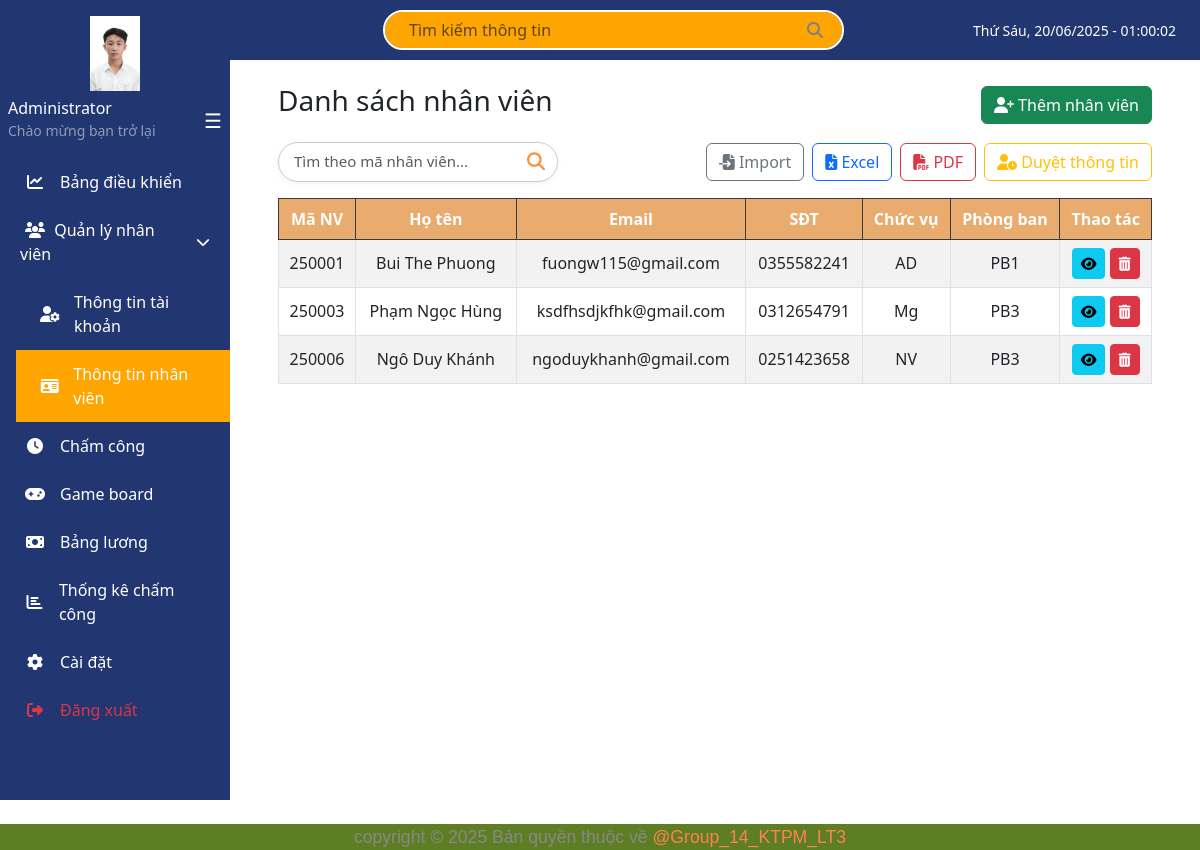
The page /ttnhanvien/list (signed in) on the database its author committed.
### app/models/employee.py (models this page shows)
class EmployeeInfo(db.Model):
    __tablename__ = 'employee_info'
    MaNV = db.Column(
    db.String(10),
    db.ForeignKey('user.employee_code', name='fk_employee_info_user'),
    primary_key=True
)
    TenNV = db.Column(db.String(100))
    SDT = db.Column(db.String(20))
    Email = db.Column(db.String(100))
    NgaySinh = db.Column(db.Date)
    Gioitinh = db.Column(db.String(10))
    NoiSinh = db.Column(db.String(100))
    QuocTich = db.Column(db.String(50))
    MAHD = db.Column(db.String(50))
    MaPB = db.Column(db.String(50))
    MaCV = db.Column(db.String(50))   # ✅ Sửa lại đúng tên
    Luong = db.Column(db.Float)
    Da_duyet = db.Column(db.Boolean, default=False)
    user = db.relationship("User", back_populates="employee_info", uselist=False)

### app/routes/InforEmployee.py (the view)
@infor_employee_bp.route('/list')
@login_required
@role_required('admin', 'manager')
def list_all_employees():
    query = request.args.get('query', '').strip()
    if query:
        danh_sach = EmployeeInfo.query.filter(EmployeeInfo.MaNV.contains(query)).all()
    else:
        danh_sach = EmployeeInfo.query.all()
    pending_count = PendingEmployeeInfo.query.count()
    return render_with_role('employee/employee_list.html', danh_sach=danh_sach, pending_count=pending_count)

### app/utils/render_with_role_layout.py (called while the page is built)
def render_with_role(template_name, **context):
    role = getattr(current_user, 'role', None)
    if role == 'admin':
        layout = 'layouts/base_admin.html'
    elif role == 'manager':
        layout = 'layouts/base_manager.html'
    else:
        layout = 'layouts/base_employee.html'
    return render_template(template_name, layout=layout, **context)

### app/templates/employee/employee_list.html (shortened to what this page needs)
{% extends layout %}
{% block content %}
<div class="container-fluid px-4">
    <div class="d-flex justify-content-between align-items-center mb-3">
        <h3>Danh sách nhân viên</h3>
        <a href="{{ url_for('infor_employee.add_employee_info') }}" class="btn btn-success">
            <i class="fas fa-user-plus"></i> Thêm nhân viên
        </a>
    </div>
    <div class="d-flex justify-content-between align-items-center mb-3">
        <form class="d-flex" method="GET" action="{{ url_for('infor_employee.list_all_employees') }}">
    <div class="search-box">
        <input type="text" name="query" class="form-control" placeholder="Tìm theo mã nhân viên..." value="{{ request.args.get('query', '') }}">
        <button type="submit">
            <i class="fas fa-search" ></i>
        </button>
    </div>
</form>
        <div class="d-flex gap-2">
            <form method="POST" enctype="multipart/form-data" action="{{ url_for('infor_employee.import_employees') }}">
                <label class="btn btn-outline-secondary mb-0">
                    <i class="fas fa-file-import"></i> Import
                </label>
            </form>
            <a href="{{ url_for('infor_employee.export_employees') }}" class="btn btn-outline-primary">
                <i class="fas fa-file-excel"></i> Excel
            </a>
            <a href="{{ url_for('infor_employee.export_employees_pdf') }}" class="btn btn-outline-danger">
                <i class="fas fa-file-pdf"></i> PDF
            </a>
            <a href="{{ url_for('infor_employee.pending_approval') }}" class="btn btn-outline-warning position-relative">
                <i class="fas fa-user-clock"></i> Duyệt thông tin
            </a>
        </div>
    </div>
    <table class="table table-bordered table-hover table-striped">
        <thead class="table-dark text-center">
            <tr>
                <th>Mã NV</th>
                <th>Họ tên</th>
                <th>Email</th>
                <th>SĐT</th>
                <th>Chức vụ</th>
                <th>Phòng ban</th>
                <th>Thao tác</th>
            </tr>
        </thead>
        <tbody>
            {% for nv in danh_sach %}
            <tr>
                <td>{{ nv.MaNV }}</td>
                <td>{{ nv.TenNV }}</td>
                <td>{{ nv.Email }}</td>
                <td>{{ nv.SDT }}</td>
                <td>{{ nv.MaCV }}</td>
                <td>{{ nv.MaPB }}</td>
                <td class="text-center">
                    <a href="{{ url_for('infor_employee.view_employee_detail', MaNV=nv.MaNV) }}" class="btn btn-sm btn-info" title="Xem chi tiết">
                        <i class="fas fa-eye"></i>
                    </a>
                    <form action="{{ url_for('infor_employee.delete_employee', MaNV=nv.MaNV) }}" method="post" style="display:inline-block;" class="delete-form">
                        <button type="submit" class="btn btn-sm btn-danger" title="Xóa">
                            <i class="fas fa-trash-alt"></i>
                        </button>
                    </form>
                </td>
            </tr>
            {% endfor %}
        </tbody>
    </table>
</div>
{% endblock %}

### app/static/css/base.css (style rules this page uses)
body { min-height: 100vh; font-family: 'Segoe UI', Tahoma, Geneva, Verdana, sans-serif; }

### app/templates/employee/employee_list.html (style rules this page uses)
.table th, .table td { vertical-align: middle; text-align: center; }
.table thead th { background-color: #e9ab6e; color: white; }
.search-box { display: flex; align-items: center; border: 1px solid #ccc; border-radius: 999px; overflow: hidden; background: white; height: 40px; width: 280px; box-shadow: 0 2px 6px rgba(0, 0, 0, 0.05); transition: box-shadow 0.3s ease; }
.search-box input { border: none; outline: none; padding: 0 15px; flex: 1; font-size: 15px; background: transparent; }
.search-box button { background: transparent; border: none; padding: 0 12px; cursor: pointer; color: #FF8F35; font-size: 18px; }

### rows shown on the page
EmployeeInfo: MaNV "250001", TenNV "Bui The Phuong", Email "fuongw115@gmail.com", SDT "0355582241", MaCV "AD", MaPB "PB1"
EmployeeInfo: MaNV "250003", TenNV "Phạm Ngọc Hùng", Email "ksdfhsdjkfhk@gmail.com", SDT "0312654791", MaCV "Mg", MaPB "PB3"
EmployeeInfo: MaNV "250006", TenNV "Ngô Duy Khánh", Email "ngoduykhanh@gmail.com", SDT "0251423658", MaCV "NV", MaPB "PB3"
